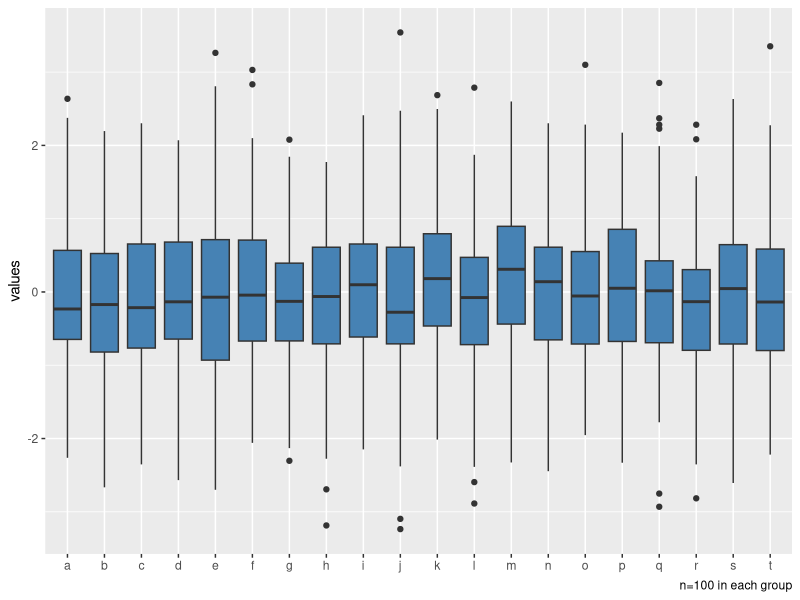
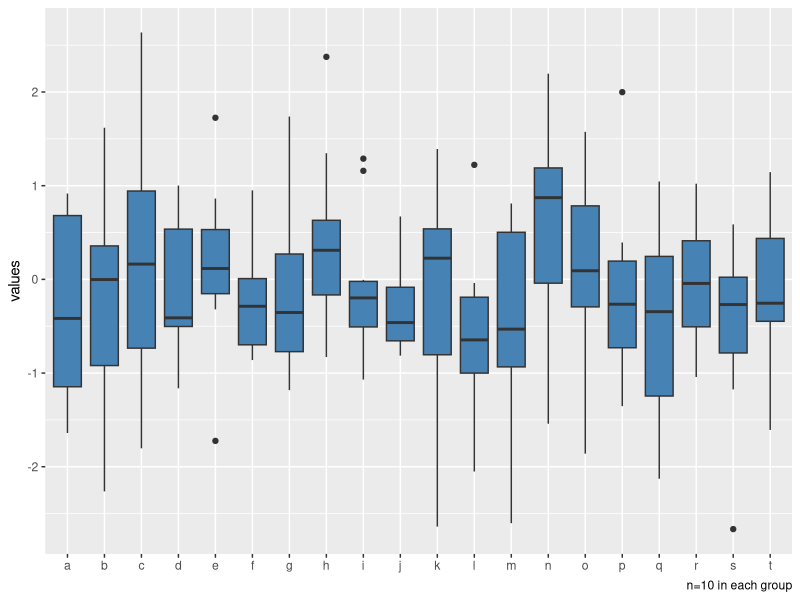
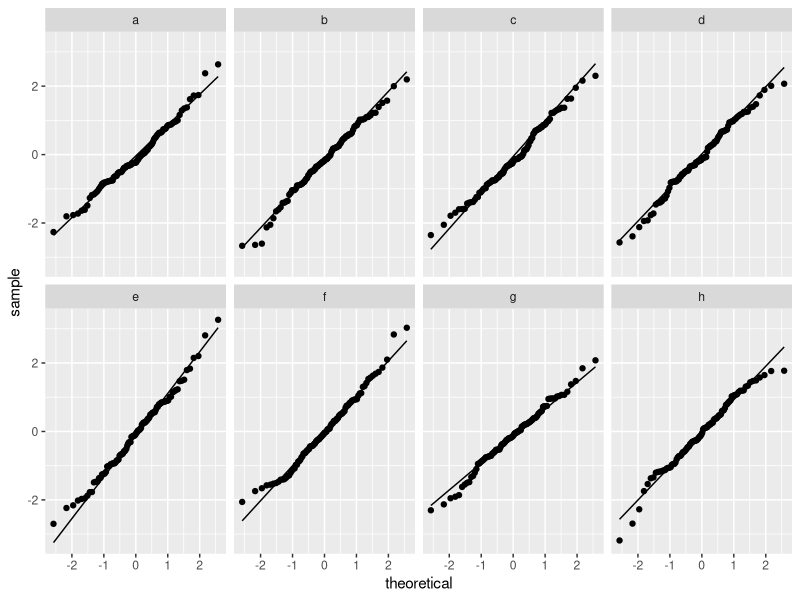
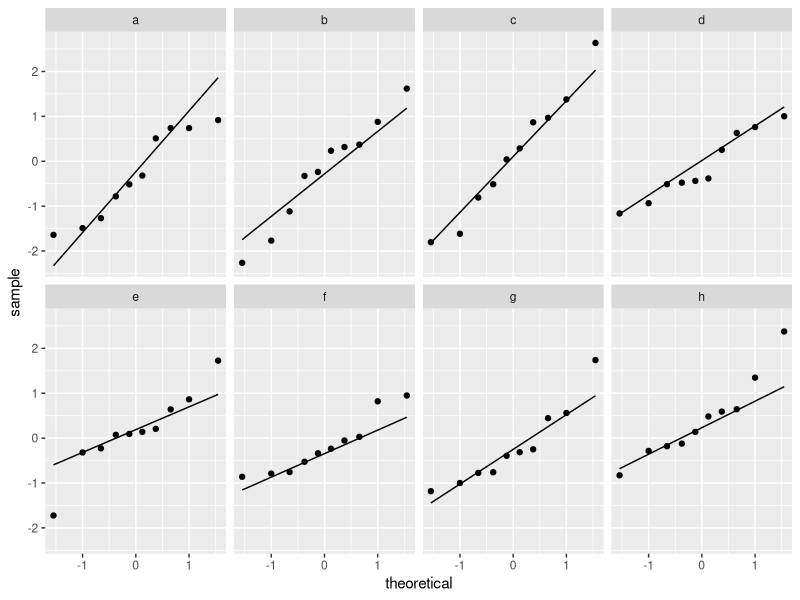

These figures' R source, in order: (Note: this script raises an error after producing the figures.)
## ---- chunk 1
set.seed(2019)
n_groups = 20
n_obs = 100
dat_100 = data.frame(
  values = rnorm(n_groups * n_obs),
  group = rep(letters[1:n_groups], each = n_obs)
)
library(ggplot2)
ggplot(dat_100) + aes(x = group, y = values) + 
  geom_boxplot(fill = "steelblue") + 
  labs(x = NULL, caption = "n=100 in each group")
## ---- chunk 2
set.seed(2019)
n_groups = 20
n_obs = 10
dat_10 = data.frame(
  values = rnorm(n_groups * n_obs),
  group = rep(letters[1:n_groups], each = n_obs)
)
library(ggplot2)
ggplot(dat_10) + aes(x = group, y = values) + 
  geom_boxplot(fill = "steelblue") + 
  labs(x = NULL, caption = "n=10 in each group")
## ---- chunk 3
dat_100 |> dplyr::filter(group <= "h") |> 
  ggplot() + 
  aes(sample = values, group = group) + 
  geom_qq_line() + geom_qq() + 
  facet_wrap(~group, nrow = 2)
## ---- chunk 4
dat_10 |> dplyr::filter(group <= "h") |> 
  ggplot() + 
  aes(sample = values, group = group) + 
  geom_qq_line() + geom_qq() + 
  facet_wrap(~group, nrow = 2)
## ---- chunk 5
ggplot(rat) + aes(y = "", x = d) + 
  geom_boxplot() + 
  geom_jitter(width = 0.1, 
              size = 2,
              colour = "blue") + 
  labs(y = "", 
       x = "Difference in muscle weight (g)")
## ---- chunk 6
ggplot(rat, aes(sample = d)) + 
  geom_qq(size = 3) +
  geom_qq_line() + 
  labs(x = "Theoretical quantiles",
       y = "Sample data")
